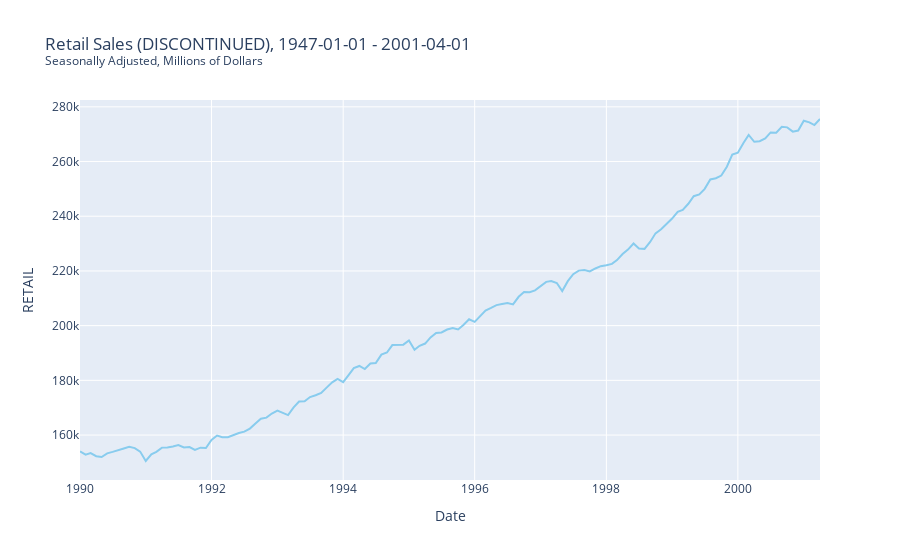

Notebook cell for this chart:
### Code cell
retail.plot()

### Figure 1 — Plotly figure (JSON) as saved in the notebook; plotly's stock layout.template omitted (floating-point values rounded to 4 significant figures; data arrays with more than 128 entries replaced by an {"elided": "..."} marker saying what was removed)
{"data": [{"hovertemplate": "Series=RETAIL<br>Date=%{x}<br>RETAIL=%{y}<extra></extra>", "legendgroup": "RETAIL", "line": {"color": "rgb(136, 204, 238)", "dash": "solid"}, "marker": {"symbol": "circle"}, "mode": "lines", "name": "RETAIL", "orientation": "v", "showlegend": true, "type": "scatter", "x": {"elided": "136 str values"}, "xaxis": "x", "y": {"elided": "136 int values"}, "yaxis": "y"}], "layout": {"legend": {"title": {"text": "Series"}, "tracegroupgap": 0}, "showlegend": false, "title": {"text": "Retail Sales (DISCONTINUED), 1947-01-01 - 2001-04-01<br><sup>Seasonally Adjusted, Millions of Dollars</sup>"}, "xaxis": {"anchor": "y", "domain": [0, 1], "title": {"text": "Date"}}, "yaxis": {"anchor": "x", "domain": [0, 1], "title": {"text": "RETAIL"}}}}
